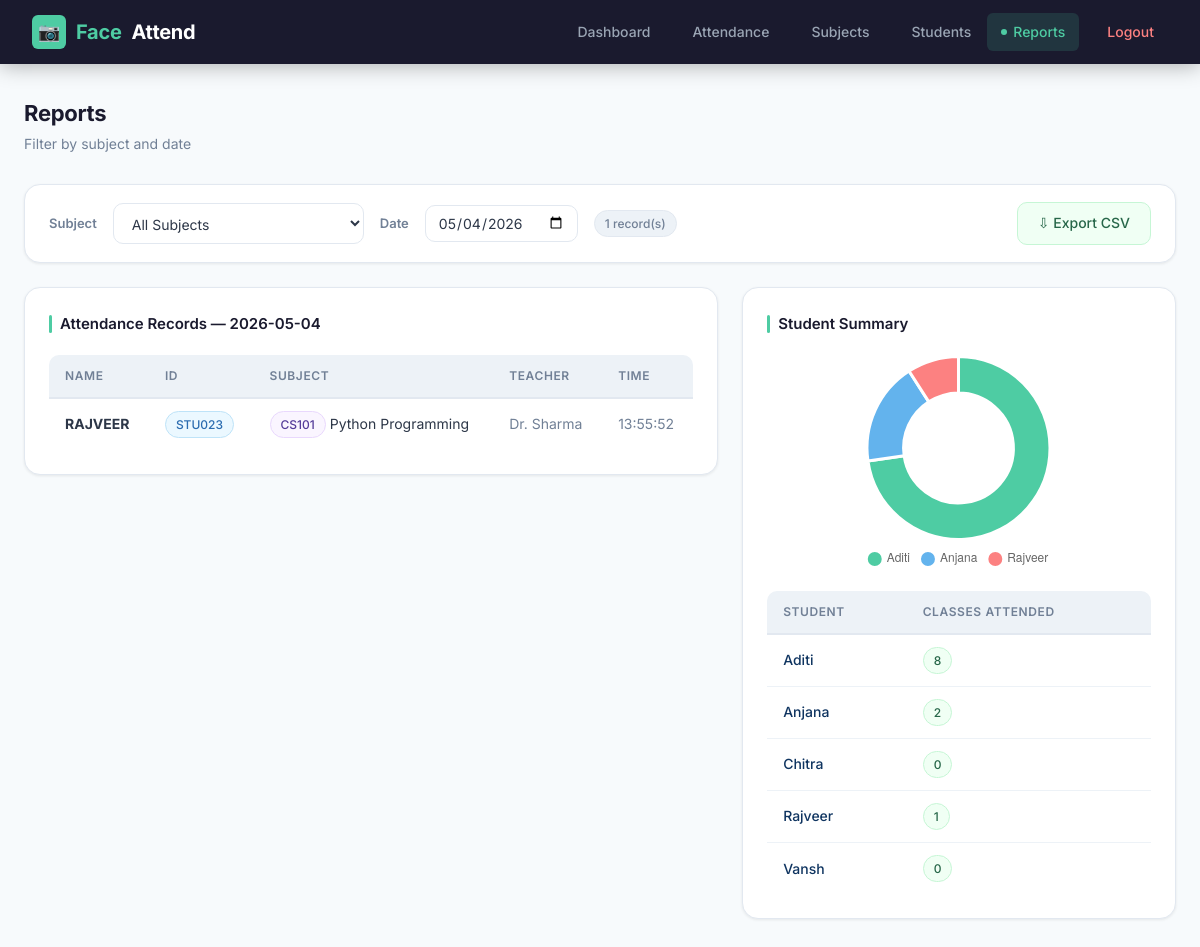
The app's page /reports (signed in) with its own data.
### tables this page shows
CREATE TABLE attendance (
            id            INTEGER PRIMARY KEY AUTOINCREMENT,
            student_id    TEXT    NOT NULL,
            name          TEXT    NOT NULL,
            subject_code  TEXT    NOT NULL,
            subject_name  TEXT    NOT NULL,
            teacher_name  TEXT    NOT NULL,
            date          TEXT    NOT NULL,
            time          TEXT    NOT NULL,
            status        TEXT    NOT NULL DEFAULT 'Present',
            FOREIGN KEY (student_id)   REFERENCES students(student_id),
            FOREIGN KEY (subject_code) REFERENCES subjects(subject_code)
        );

### app.py (the view)
@app.route("/reports")
@login_required
def reports():
    date         = request.args.get("date", datetime.now().strftime("%Y-%m-%d"))
    subject_code = request.args.get("subject", "")
    subjects     = get_all_subjects()
    records      = get_attendance_by_date(date, subject_code or None)
    summary      = get_subject_summary(subject_code or None)
    totals       = {r["subject_code"]: r["total_classes"]
                    for r in get_total_classes_per_subject()}
    return render_template("reports.html",
                           records=records,
                           subjects=subjects,
                           summary=summary,
                           totals=totals,
                           selected_date=date,
                           selected_subject=subject_code)

### app.py (called while the page is built)
def login_required(f):
    from functools import wraps
    @wraps(f)
    def decorated(*args, **kwargs):
        if "logged_in" not in session:
            return redirect(url_for("login"))
        return f(*args, **kwargs)
    return decorated

### backend/database.py (called while the page is built)
def get_connection():
    conn = sqlite3.connect(DB_PATH)
    conn.row_factory = sqlite3.Row
    return conn

def get_all_subjects():
    conn = get_connection()
    cursor = conn.cursor()
    cursor.execute("SELECT * FROM subjects ORDER BY subject_name")
    subjects = cursor.fetchall()
    conn.close()
    return subjects

def get_attendance_by_date(date, subject_code=None):
    conn = get_connection()
    cursor = conn.cursor()
    if subject_code:
        cursor.execute("""
            SELECT * FROM attendance
            WHERE date = ? AND subject_code = ?
            ORDER BY time DESC
        """, (date, subject_code))
    else:
        cursor.execute("""
            SELECT * FROM attendance WHERE date = ?
            ORDER BY subject_name, time DESC
        """, (date,))
    records = cursor.fetchall()
    conn.close()
    return records

def get_subject_summary(subject_code=None):
    conn = get_connection()
    cursor = conn.cursor()
    if subject_code:
        cursor.execute("""
            SELECT s.name, s.student_id,
                   COUNT(a.id) AS classes_attended
            FROM students s
            LEFT JOIN attendance a
              ON s.student_id = a.student_id
             AND a.subject_code = ?
            GROUP BY s.student_id
            ORDER BY s.name
        """, (subject_code,))
    else:
        cursor.execute("""
            SELECT s.name, s.student_id,
                   COUNT(a.id) AS classes_attended
            FROM students s
            LEFT JOIN attendance a ON s.student_id = a.student_id
            GROUP BY s.student_id
            ORDER BY s.name
        """)
    summary = cursor.fetchall()
    conn.close()
    return summary

def get_total_classes_per_subject():
    conn = get_connection()
    cursor = conn.cursor()
    cursor.execute("""
        SELECT subject_code, subject_name, teacher_name,
               COUNT(DISTINCT date) AS total_classes
        FROM attendance
        GROUP BY subject_code
    """)
    data = cursor.fetchall()
    conn.close()
    return data

### templates/reports.html (shortened to what this page needs)
{% extends "base.html" %}
{% block content %}
<div class="page-header">
  <div>
    <div class="page-title">Reports</div>
    <div class="page-subtitle">Filter by subject and date</div>
  </div>
</div>
<div class="filter-bar">
  <label>Subject</label>
  <select id="subj-filter" onchange="applyFilter()" style="width:auto">
    <option value="">All Subjects</option>
  </select>
  <label>Date</label>
  <input type="date" id="date-filter" value="{{ selected_date }}"
         style="width:auto" onchange="applyFilter()">
  <span class="badge badge-gray">{{ records|length }} record(s)</span>
  <div class="export-btn">
    <a href="/api/export/csv?date={{ selected_date }}&subject={{ selected_subject }}"
       class="btn btn-success">&#8681; Export CSV</a>
  </div>
</div>
<div class="reports-grid">
  <div class="card">
    <div class="card-title">Attendance Records — {{ selected_date }}</div>
    {% if records %}
    <div class="table-wrap">
    <table>
      <thead><tr><th>Name</th><th>ID</th><th>Subject</th><th>Teacher</th><th>Time</th></tr></thead>
      <tbody>
        {% for r in records %}
        <tr>
          <td><strong>{{ r.name }}</strong></td>
          <td><span class="badge badge-blue">{{ r.student_id }}</span></td>
          <td><span class="badge badge-purple">{{ r.subject_code }}</span> {{ r.subject_name }}</td>
          <td style="color:var(--text-muted)">{{ r.teacher_name }}</td>
          <td style="color:var(--text-muted)">{{ r.time }}</td>
        </tr>
        {% endfor %}
      </tbody>
    </table>
    </div>
    {% else %}
    <div class="empty-state"><p>No records found for this filter.</p></div>
    {% endif %}
  </div>
  <div class="card">
    <div class="card-title">Student Summary</div>
    {% if summary %}
      <canvas id="summaryChart" style="width:100%;max-height:220px;margin-bottom:1rem"></canvas>
    {% else %}
      <div class="empty-state" style="padding:1rem 0"><p>No summary data yet.</p></div>
    {% endif %}
    <div class="table-wrap">
    <table>
      <thead><tr><th>Student</th><th>Classes Attended</th></tr></thead>
      <tbody>
        {% for r in summary %}
        <tr>
          <td>
            <a href="/student/{{ r.student_id }}"
               style="color:var(--dark3);font-weight:500;text-decoration:none">
              {{ r.name }}
            </a>
          </td>
          <td><span class="badge badge-green">{{ r.classes_attended }}</span></td>
        </tr>
        {% endfor %}
      </tbody>
    </table>
    </div>
  </div>
</div>
{% endblock %}
{% block scripts %}
{% if summary %}
<script>
function getSummaryData() {
  var spans = document.querySelectorAll('#summary-data span');
  var labels = [], data = [];
  spans.forEach(function(s) {
    labels.push(s.getAttribute('data-name'));
    data.push(parseInt(s.getAttribute('data-count'), 10));
  });
  return { labels: labels, data: data };
}
function buildDoughnutChart() {
  var ctx = document.getElementById('summaryChart');
  if (!ctx || typeof Chart === 'undefined') return;
  var d = getSummaryData();
  if (d.labels.length === 0) {
    ctx.outerHTML = '<p style="color:#718096;font-size:13px;text-align:center;padding:1rem">No attendance data yet</p>';
    return;
  }
  var colors = ['#4ecca3','#63b3ed','#fc8181','#f6ad55','#b794f4','#68d391','#f687b3'];
  new Chart(ctx, {
    type: 'doughnut',
    data: {
      labels: d.labels,
      datasets: [{
        data: d.data,
        backgroundColor: colors.slice(0, d.labels.length),
        borderWidth: 3,
        borderColor: '#ffffff'
      }]
    },
    options: {
      responsive: true,
      maintainAspectRatio: true,
      cutout: '60%',
      plugins: {
        legend: {
          position: 'bottom',
          labels: { font: { size: 12 }, padding: 12, usePointStyle: true }
        },
        tooltip: {
          callbacks: {
            label: function(ctx) {
              return ' ' + ctx.label + ': ' + ctx.parsed + ' class(es)';
            }
          }
        }
      }
    }
  });
}
var s1 = document.createElement('script');
s1.src = 'https://cdn.jsdelivr.net/npm/chart.js@4.4.0/dist/chart.umd.min.js';
s1.onload = buildDoughnutChart;
s1.onerror = function() {
  var s2 = document.createElement('script');
  s2.src = 'https://cdnjs.cloudflare.com/ajax/libs/Chart.js/4.4.0/chart.umd.min.js';
  s2.onload = buildDoughnutChart;
  s2.onerror = function() {
    var c = document.getElementById('summaryChart');
    if (c) { c.outerHTML = '<p style="color:#718096;font-size:13px;text-align:center;padding:1rem">Chart needs internet connection</p>'; }
  };
  document.head.appendChild(s2);
};
document.head.appendChild(s1);
</script>
{% endif %}
{% endblock %}

### static/style.css (style rules this page uses)
*, *::before, *::after { margin: 0; padding: 0; box-sizing: border-box; }
:root { --primary: #4ecca3; --primary-dark: #38b28e; --primary-light: #e8faf4; --dark: #1a1a2e; --dark2: #16213e; --dark3: #0f3460; --text: #2d3748; --text-muted: #718096; --text-light: #a0aec0; --bg: #f7fafc; --bg2: #edf2f7; --white: #ffffff; --border: #e2e8f0; --shadow-sm: 0 1px 3px rgba(0,0,0,.08); --shadow: 0 4px 16px rgba(0,0,0,.08); --shadow-lg: 0 8px 32px rgba(0,0,0,.12); --radius-sm: 6px; --radius: 10px; --radius-lg: 16px; --radius-xl: 24px; --success: #48bb78; --danger: #fc8181; --warning: #f6ad55; --info: #63b3ed; }
html { scroll-behavior: smooth; }
body { font-family: 'Inter', 'Segoe UI', sans-serif; background: var(--bg); color: var(--text); min-height: 100vh; font-size: 15px; line-height: 1.6; }
.page-header { display: flex; align-items: center; justify-content: space-between; margin-bottom: 1.75rem; flex-wrap: wrap; gap: 1rem; }
.page-title { font-size: 22px; font-weight: 700; color: var(--dark); letter-spacing: -.3px; }
.page-subtitle { font-size: 14px; color: var(--text-muted); margin-top: 2px; }
.card { background: var(--white); border-radius: var(--radius-lg); padding: 1.5rem; box-shadow: var(--shadow-sm); border: 1px solid var(--border); margin-bottom: 1.5rem; transition: box-shadow .2s; }
.card-title { font-size: 15px; font-weight: 600; color: var(--dark); margin-bottom: 1.2rem; display: flex; align-items: center; gap: 8px; }
.card-title::before { content: ''; width: 3px; height: 18px; background: var(--primary); border-radius: 2px; display: inline-block; }
.btn { display: inline-flex; align-items: center; gap: 6px; padding: 9px 20px; border-radius: var(--radius); border: none; cursor: pointer; font-size: 14px; font-weight: 500; text-decoration: none; transition: all .18s; white-space: nowrap; font-family: inherit; }
.btn-success { background: #f0fff4; color: #276749; border: 1px solid #c6f6d5; }
.table-wrap { overflow-x: auto; border-radius: var(--radius); }
table { width: 100%; border-collapse: collapse; font-size: 14px; }
thead tr { background: var(--bg2); border-bottom: 2px solid var(--border); }
th { padding: 11px 16px; text-align: left; font-weight: 600; color: var(--text-muted); font-size: 12px; text-transform: uppercase; letter-spacing: .05em; white-space: nowrap; }
td { padding: 12px 16px; border-bottom: 1px solid var(--bg2); color: var(--text); vertical-align: middle; }
tbody tr { transition: background .12s; }
tbody tr:last-child td { border-bottom: none; }
.badge { display: inline-flex; align-items: center; gap: 4px; padding: 3px 10px; border-radius: 20px; font-size: 12px; font-weight: 500; white-space: nowrap; }
.badge-green { background: #f0fff4; color: #276749; border: 1px solid #c6f6d5; }
.badge-blue { background: #ebf8ff; color: #2b6cb0; border: 1px solid #bee3f8; }
.badge-purple { background: #faf5ff; color: #553c9a; border: 1px solid #e9d8fd; }
.badge-gray { background: var(--bg2); color: var(--text-muted); border: 1px solid var(--border); }
input[type="text"], input[type="password"], input[type="email"], input[type="date"], select, textarea { width: 100%; padding: 10px 14px; border: 1.5px solid var(--border); border-radius: var(--radius); font-size: 14px; font-family: inherit; color: var(--text); background: var(--white); outline: none; transition: border .18s, box-shadow .18s; }
input::placeholder { color: var(--text-light); }
.reports-grid { display: grid; grid-template-columns: 1.6fr 1fr; gap: 1.5rem; align-items: start; }
.filter-bar { display: flex; align-items: center; gap: 1rem; flex-wrap: wrap; background: var(--white); border-radius: var(--radius-lg); padding: 1.1rem 1.5rem; border: 1px solid var(--border); box-shadow: var(--shadow-sm); margin-bottom: 1.5rem; }
.filter-bar label { font-size: 13px; font-weight: 600; color: var(--text-muted); white-space: nowrap; }
.filter-bar input[type="date"] { width: auto; padding: 8px 12px; }
.export-btn { margin-left: auto; display: flex; gap: .5rem; }

### records on screen
attendance: name "RAJVEER", student_id "STU023", subject_code "CS101", subject_name "Python Programming", teacher_name "Dr. Sharma", time "13:55:52"
attendance: name "Aditi", classes_attended "8"

### other values on screen
{{ records|length }} "1"
{{ selected_date }} "2026-05-04"
{{ r.name }} "Anjana" "Chitra" "Rajveer" "Vansh"
{{ r.classes_attended }} "2" "0" "1" "0"
